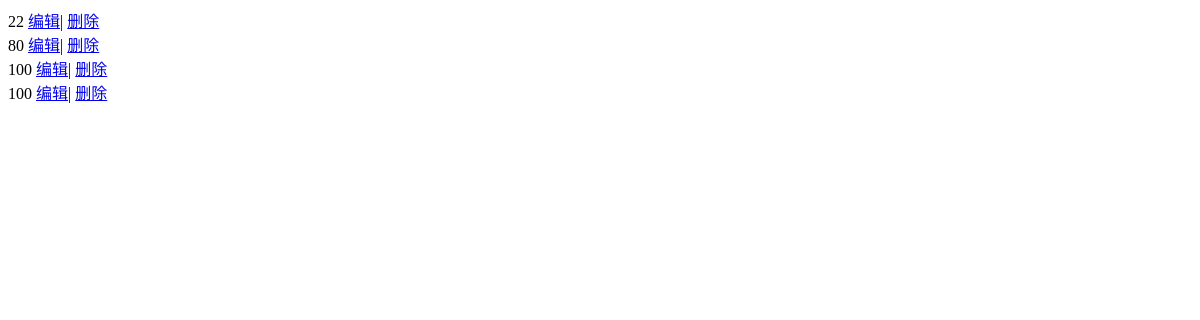
The page /get_classes.html on the database as committed earlier.
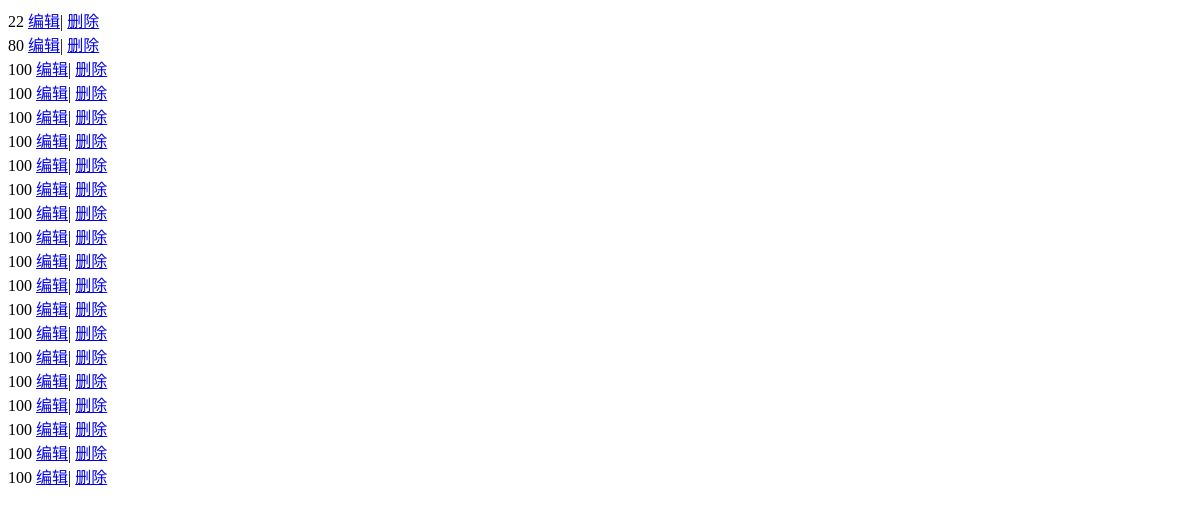
The same page on the database as committed later.
### aswg/models.py (models this page shows)
class chkportinfo(models.Model):
    id = models.IntegerField(primary_key=True)
    ips = models.CharField(max_length=50)
    ports=models.CharField(max_length=10)
    contact = models.CharField(max_length=50)

### aswg/views.py (the view)
# urls.py: url(r'get_classes.html$', views.get_classes),
def get_classes(request):
    portlists=models.chkportinfo.objects.all()
    return render(request,'get_classes.html',{'portlists':portlists})

### templates/get_classes.html (shortened to what this page needs)
<!DOCTYPE html>
<html lang="en">
<head>
</head>
<body>
{% for row in portlists %}
            <tr>
                <td>{{ row.ports }}</td>
                <td>
                    <a href="/edit_classes.html?id={{ row.id }}">编辑</a>|
                    <a href="/del_classes.html?id={{ row.id }}">删除</a>
                </td>
            </tr>
        {% endfor %}
</body>
</html>

Rows that differ between the two databases and show on the page:
added chkportinfo: ports "100"
added chkportinfo: ports "100"
added chkportinfo: ports "100"
added chkportinfo: ports "100"
added chkportinfo: ports "100"
added chkportinfo: ports "100"
added chkportinfo: ports "100"
added chkportinfo: ports "100"
added chkportinfo: ports "100"
added chkportinfo: ports "100"
added chkportinfo: ports "100"
added chkportinfo: ports "100"
added chkportinfo: ports "100"
added chkportinfo: ports "100"
added chkportinfo: ports "100"
added chkportinfo: ports "100"
